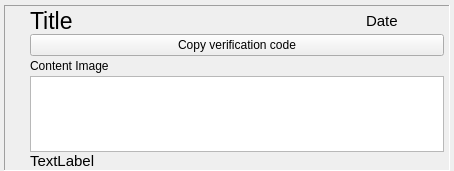
<?xml version="1.0" encoding="UTF-8"?>
<ui version="4.0">
 <class>MessageWidget</class>
 <widget class="QWidget" name="MessageWidget">
  <property name="geometry">
   <rect>
    <x>0</x>
    <y>0</y>
    <width>454</width>
    <height>171</height>
   </rect>
  </property>
  <property name="windowTitle">
   <string>Form</string>
  </property>
  <property name="autoFillBackground">
   <bool>true</bool>
  </property>
  <layout class="QGridLayout" name="gridLayout">
   <property name="sizeConstraint">
    <enum>QLayout::SizeConstraint::SetMinimumSize</enum>
   </property>
   <property name="leftMargin">
    <number>4</number>
   </property>
   <property name="topMargin">
    <number>5</number>
   </property>
   <property name="rightMargin">
    <number>4</number>
   </property>
   <property name="bottomMargin">
    <number>0</number>
   </property>
   <property name="horizontalSpacing">
    <number>0</number>
   </property>
   <item row="0" column="0">
    <widget class="QFrame" name="frame">
     <property name="frameShape">
      <enum>QFrame::Shape::Panel</enum>
     </property>
     <property name="frameShadow">
      <enum>QFrame::Shadow::Sunken</enum>
     </property>
     <layout class="QGridLayout" name="gridLayout_frame">
      <property name="sizeConstraint">
       <enum>QLayout::SizeConstraint::SetMinimumSize</enum>
      </property>
      <property name="leftMargin">
       <number>0</number>
      </property>
      <property name="topMargin">
       <number>0</number>
      </property>
      <property name="rightMargin">
       <number>5</number>
      </property>
      <property name="bottomMargin">
       <number>0</number>
      </property>
      <property name="verticalSpacing">
       <number>0</number>
      </property>
      <item row="8" column="3" colspan="4">
       <widget class="QLabel" name="label_message">
        <property name="sizePolicy">
         <sizepolicy hsizetype="Preferred" vsizetype="MinimumExpanding">
          <horstretch>0</horstretch>
          <verstretch>0</verstretch>
         </sizepolicy>
        </property>
        <property name="font">
         <font>
          <pointsize>11</pointsize>
         </font>
        </property>
        <property name="text">
         <string>TextLabel</string>
        </property>
        <property name="textFormat">
         <enum>Qt::TextFormat::RichText</enum>
        </property>
        <property name="wordWrap">
         <bool>true</bool>
        </property>
        <property name="openExternalLinks">
         <bool>true</bool>
        </property>
        <property name="textInteractionFlags">
         <set>Qt::TextInteractionFlag::LinksAccessibleByMouse|Qt::TextInteractionFlag::TextSelectableByMouse</set>
        </property>
       </widget>
      </item>
      <item row="1" column="6">
       <widget class="QPushButton" name="pb_delete">
        <property name="text">
         <string/>
        </property>
        <property name="iconSize">
         <size>
          <width>24</width>
          <height>24</height>
         </size>
        </property>
        <property name="flat">
         <bool>true</bool>
        </property>
       </widget>
      </item>
      <item row="2" column="3" colspan="4">
       <widget class="QPushButton" name="pb_copy_code">
        <property name="text">
         <string>Copy verification code</string>
        </property>
        <property name="visible">
         <bool>false</bool>
        </property>
       </widget>
      </item>
      <item row="0" column="1" rowspan="10">
       <widget class="QLabel" name="label_priority">
        <property name="maximumSize">
         <size>
          <width>6</width>
          <height>16777215</height>
         </size>
        </property>
        <property name="text">
         <string/>
        </property>
       </widget>
      </item>
      <item row="7" column="3" colspan="4">
       <widget class="QTextBrowser" name="label_message_fallback">
        <property name="acceptDrops">
         <bool>false</bool>
        </property>
        <property name="frameShadow">
         <enum>QFrame::Shadow::Plain</enum>
        </property>
        <property name="openExternalLinks">
         <bool>true</bool>
        </property>
       </widget>
      </item>
      <item row="1" column="4">
       <spacer name="horizontalSpacer">
        <property name="orientation">
         <enum>Qt::Orientation::Horizontal</enum>
        </property>
        <property name="sizeType">
         <enum>QSizePolicy::Policy::Maximum</enum>
        </property>
        <property name="sizeHint" stdset="0">
         <size>
          <width>40</width>
          <height>20</height>
         </size>
        </property>
       </spacer>
      </item>
      <item row="0" column="3" colspan="4">
       <spacer name="verticalSpacer">
        <property name="orientation">
         <enum>Qt::Orientation::Vertical</enum>
        </property>
        <property name="sizeType">
         <enum>QSizePolicy::Policy::Fixed</enum>
        </property>
        <property name="sizeHint" stdset="0">
         <size>
          <width>0</width>
          <height>2</height>
         </size>
        </property>
       </spacer>
      </item>
      <item row="1" column="5">
       <widget class="QLabel" name="label_date">
        <property name="font">
         <font>
          <pointsize>11</pointsize>
         </font>
        </property>
        <property name="text">
         <string>Date</string>
        </property>
        <property name="textInteractionFlags">
         <set>Qt::TextInteractionFlag::LinksAccessibleByMouse|Qt::TextInteractionFlag::TextSelectableByMouse</set>
        </property>
       </widget>
      </item>
      <item row="6" column="3" colspan="4">
       <widget class="QFrame" name="frame_content_image">
        <layout class="QHBoxLayout" name="horizontalLayout">
         <property name="spacing">
          <number>0</number>
         </property>
         <property name="leftMargin">
          <number>0</number>
         </property>
         <property name="topMargin">
          <number>0</number>
         </property>
         <property name="rightMargin">
          <number>0</number>
         </property>
         <property name="bottomMargin">
          <number>0</number>
         </property>
         <item>
          <widget class="ClickableLabel" name="label_content_image">
           <property name="toolTip">
            <string>Click to copy URL to clipboard</string>
           </property>
           <property name="text">
            <string>Content Image</string>
           </property>
          </widget>
         </item>
         <item>
          <spacer name="horizontalSpacer_2">
           <property name="orientation">
            <enum>Qt::Orientation::Horizontal</enum>
           </property>
           <property name="sizeHint" stdset="0">
            <size>
             <width>40</width>
             <height>20</height>
            </size>
           </property>
          </spacer>
         </item>
        </layout>
       </widget>
      </item>
      <item row="1" column="3">
       <widget class="QLabel" name="label_title">
        <property name="sizePolicy">
         <sizepolicy hsizetype="Expanding" vsizetype="Minimum">
          <horstretch>0</horstretch>
          <verstretch>0</verstretch>
         </sizepolicy>
        </property>
        <property name="font">
         <font>
          <pointsize>17</pointsize>
          <bold>false</bold>
         </font>
        </property>
        <property name="text">
         <string>Title</string>
        </property>
        <property name="wordWrap">
         <bool>true</bool>
        </property>
        <property name="textInteractionFlags">
         <set>Qt::TextInteractionFlag::LinksAccessibleByMouse|Qt::TextInteractionFlag::TextSelectableByMouse</set>
        </property>
       </widget>
      </item>
      <item row="1" column="2">
       <widget class="QLabel" name="label_image">
        <property name="text">
         <string/>
        </property>
        <property name="scaledContents">
         <bool>true</bool>
        </property>
       </widget>
      </item>
     </layout>
    </widget>
   </item>
  </layout>
 </widget>
 <customwidgets>
  <customwidget>
   <class>ClickableLabel</class>
   <extends>QLabel</extends>
   <header>clickablelabel.h</header>
   <slots>
    <signal>clicked()</signal>
   </slots>
  </customwidget>
 </customwidgets>
 <resources/>
 <connections>
  <connection>
   <sender>pb_delete</sender>
   <signal>clicked()</signal>
   <receiver>MessageWidget</receiver>
   <slot>deleteCallback()</slot>
   <hints>
    <hint type="sourcelabel">
     <x>427</x>
     <y>21</y>
    </hint>
    <hint type="destinationlabel">
     <x>491</x>
     <y>68</y>
    </hint>
   </hints>
  </connection>
  <connection>
   <sender>pb_copy_code</sender>
   <signal>clicked()</signal>
   <receiver>MessageWidget</receiver>
   <slot>copyVerificationCodeCallback()</slot>
  </connection>
 </connections>
 <slots>
  <slot>deleteCallback()</slot>
  <slot>copyVerificationCodeCallback()</slot>
  <slot>clickedContentImage()</slot>
 </slots>
</ui>
